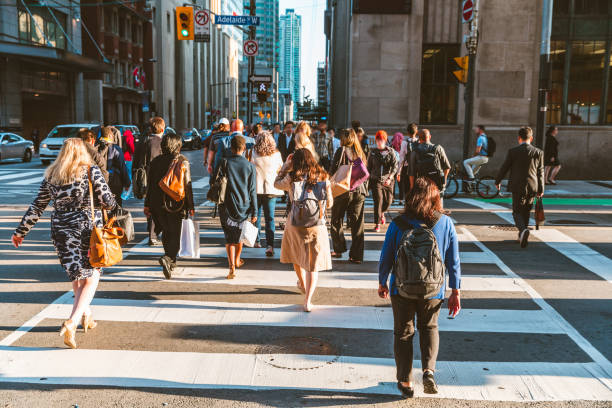
//> input picture resources/images/gente.png, 612 x 408 px
$ ./main   (built with g++ and OpenCV 4)
//> lines starting //> are read from the running program, lines starting //| are printed output that depends on the picture; after the words box and inside, x2 and y2 are one past the last pixel; in counts of white or black regions, pixels touching at a corner belong together
#include <opencv2/opencv.hpp>
#include <opencv2/objdetect.hpp>

#include <iostream>
#include <vector>

using namespace std;
using namespace cv;
using Array = std::vector<float>;
using Shape = std::vector<long>;

class RectangleManagement {
public:
    void mergeRectangles(std::vector<cv::Rect>& rects) {
        bool isTrue = false;  // Changed 'False' to 'false'

        // Compare each rectangle with the others
        for (int i = 0; i < rects.size(); ++i) {
            for (int j = i + 1; j < rects.size(); ++j) {
                isTrue = isInside(rects[i], rects[j]);
                if (isTrue) {
                    rects.erase(rects.begin() + j);
                    --j;
                }
            }
        }
    }

private:
    bool isInside(const Rect& r1, const Rect& r2) {
        // Check if the coordinates of r2 are inside r1
        return (r2.x >= r1.x) && (r2.y >= r1.y) &&
               (r2.x + r2.width <= r1.x + r1.width) &&
               (r2.y + r2.height <= r1.y + r1.height);
    }
};

int main() {
    std::string imagePath = "images/gente.png";

    cv::Mat image = cv::imread(imagePath, cv::IMREAD_COLOR);
//> image is the input picture: 408 rows x 612 cols, CV_8UC3; mean B, G, R 106.9, 113.3, 117.3
    if (image.empty()) {
        std::cerr << "Error loading the image!" << std::endl;
        return -1;
    }

    // Create a HOG descriptor
    cv::HOGDescriptor hog;
    hog.setSVMDetector(cv::HOGDescriptor::getDefaultPeopleDetector());

    // Detect people
    std::vector<cv::Rect> found, found_filtered;
    hog.detectMultiScale(image, found, 0, Size(8, 8), Size(), 1.05, 2, false); // Detection threshold and grouping
//> found = 12 Rects (x, y, width, height), first 8: [192, 99, 73, 145], [256, 136, 102, 203], [360, 195, 65, 130], [343, 113, 72, 145], [484, 110, 79, 158], [42, 196, 84, 168], [226, 117, 77, 153], [300, 103, 94, 188]

    // Create a RectangleManagement object
    RectangleManagement rm;

    // Call the rectangle merging function
    rm.mergeRectangles(found);
//> the loop in mergeRectangles, `for (int i = 0; i < rects.size(); ++i)` made 12 passes
//> after the loop in mergeRectangles, `for (int i = 0; i < rects.size(); ++i)`: isTrue = false

    // Draw the detections on the image
    for (size_t i = 0; i < found.size(); i++) {
        cv::rectangle(image, found[i], cv::Scalar(0, 255, 0), 3);
    }
//> this loop made 12 passes
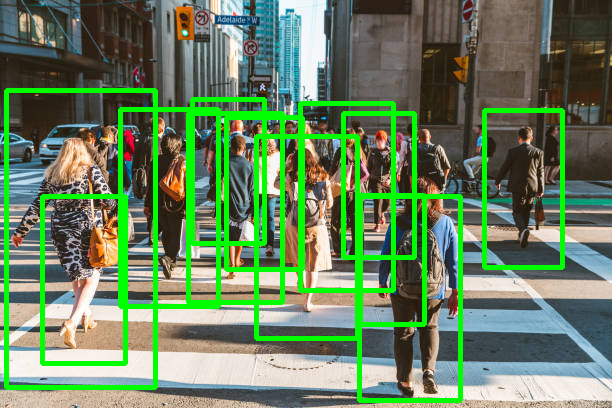
//> image: 408 rows x 612 cols, CV_8UC3; 11.88% of pixels changed, all inside (x1, y1, x2, y2) = (4, 88, 565, 403)

    // Display the image with detections
    cv::imshow("People Detection", image);
    cv::waitKey(0);
    return 0;
}
